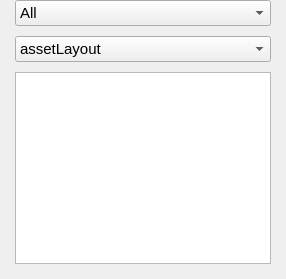
           <widget class="QWidget" name="assetsPage">
            <layout class="QVBoxLayout" name="verticalLayout_6">
             <property name="spacing">
              <number>10</number>
             </property>
             <property name="leftMargin">
              <number>15</number>
             </property>
             <property name="topMargin">
              <number>0</number>
             </property>
             <property name="rightMargin">
              <number>15</number>
             </property>
             <property name="bottomMargin">
              <number>15</number>
             </property>
             <item>
              <widget class="QComboBox" name="assetComboBox">
               <property name="font">
                <font>
                 <pointsize>11</pointsize>
                </font>
               </property>
               <item>
                <property name="text">
                 <string>All</string>
                </property>
               </item>
               <item>
                <property name="text">
                 <string>Character</string>
                </property>
               </item>
               <item>
                <property name="text">
                 <string>FX</string>
                </property>
               </item>
               <item>
                <property name="text">
                 <string>Prop</string>
                </property>
               </item>
               <item>
                <property name="text">
                 <string>Set</string>
                </property>
               </item>
              </widget>
             </item>
             <item>
              <widget class="QComboBox" name="assetCategoryComboBox">
               <property name="font">
                <font>
                 <pointsize>11</pointsize>
                </font>
               </property>
               <item>
                <property name="text">
                 <string>assetLayout</string>
                </property>
               </item>
               <item>
                <property name="text">
                 <string>cloth</string>
                </property>
               </item>
               <item>
                <property name="text">
                 <string>dressing</string>
                </property>
               </item>
               <item>
                <property name="text">
                 <string>groom</string>
                </property>
               </item>
               <item>
                <property name="text">
                 <string>lookdev</string>
                </property>
               </item>
               <item>
                <property name="text">
                 <string>modeling</string>
                </property>
               </item>
               <item>
                <property name="text">
                 <string>rig</string>
                </property>
               </item>
              </widget>
             </item>
             <item>
              <widget class="QListWidget" name="assetListWidget">
               <property name="sizePolicy">
                <sizepolicy hsizetype="Fixed" vsizetype="Expanding">
                 <horstretch>1</horstretch>
                 <verstretch>0</verstretch>
                </sizepolicy>
               </property>
               <property name="maximumSize">
                <size>
                 <width>185783</width>
                 <height>185783</height>
                </size>
               </property>
               <property name="baseSize">
                <size>
                 <width>0</width>
                 <height>0</height>
                </size>
               </property>
              </widget>
             </item>
            </layout>
           </widget>
